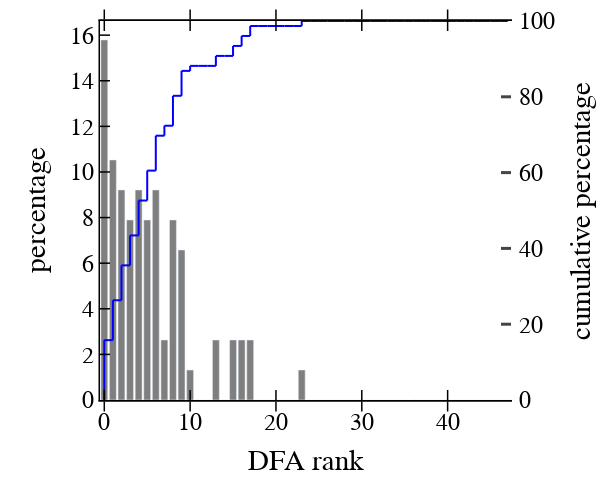

The cell this chart's notebook holds for it:
### Markdown cell above
##### DFA ranks

### Code cell
y = []
for ii in range(48):
    y += [len(df_sel[df_sel["ranks"] == ii])*100./len(df_sel)]
data = [go.Bar(x=list(range(48)),
               y=y, name='all', marker_color='rgba(0, 0, 0, 0.5)', showlegend=False),]
xs=list(range(48))
ys=[np.sum(y[:ii])*100./np.sum(y) for ii in xs]
for ii in range(47):
    data += [go.Scatter(x=[xs[ii], xs[ii]], y=[ys[ii], ys[ii+1]], mode='lines', yaxis="y2", line=dict(color='blue', width=2, dash='solid'), showlegend=False)]
    data += [go.Scatter(x=[xs[ii], xs[ii+1]], y=[ys[ii+1], ys[ii+1]], mode='lines', yaxis="y2", line=dict(color='blue', width=2, dash='solid'), showlegend=False)]
layout = go.Layout()
layout.update(glob_layout)
layout.legend.update(x=1, y=1, bgcolor="rgba(0,0,0,0)")
layout["xaxis"].update({'title': "DFA rank"})
layout["yaxis"].update({'title': "percentage", "mirror": False})
layout.update({"yaxis2": dict(
    title="cumulative percentage",
    titlefont=dict(color="black"),
    tickfont=dict(color="black"),
    anchor="free",
    overlaying="y",
    side="right",
    position=1,
    range=[0, 100],
    showgrid=True,  
    zeroline=True, 
    ticks="inside", 
    showline=True,
    tickwidth=3, 
    linewidth=3, 
    ticklen=10,
#     mirror=True,
)},)
layout.update(width=600, height=500, boxmode='group')
fig = dict(data=data, layout=layout)
iplot(fig)

### Figure 1 — Plotly figure (JSON) as saved in the notebook; plotly's stock layout.template omitted (floating-point values rounded to 4 significant figures)
{"data": [{"marker": {"color": "rgba(0, 0, 0, 0.5)"}, "name": "all", "showlegend": false, "type": "bar", "x": [0, 1, 2, 3, 4, 5, 6, 7, 8, 9, 10, 11, 12, 13, 14, 15, 16, 17, 18, 19, 20, 21, 22, 23, 24, 25, 26, 27, 28, 29, 30, 31, 32, 33, 34, 35, 36, 37, 38, 39, 40, 41, 42, 43, 44, 45, 46, 47], "y": [15.79, 10.53, 9.211, 7.895, 9.211, 7.895, 9.211, 2.632, 7.895, 6.579, 1.316, 0, 0, 2.632, 0, 2.632, 2.632, 2.632, 0, 0, 0, 0, 0, 1.316, 0, 0, 0, 0, 0, 0, 0, 0, 0, 0, 0, 0, 0, 0, 0, 0, 0, 0, 0, 0, 0, 0, 0, 0]}, {"line": {"color": "blue", "dash": "solid", "width": 2}, "mode": "lines", "showlegend": false, "type": "scatter", "x": [0, 0], "y": [0, 15.79], "yaxis": "y2"}, {"line": {"color": "blue", "dash": "solid", "width": 2}, "mode": "lines", "showlegend": false, "type": "scatter", "x": [0, 1], "y": [15.79, 15.79], "yaxis": "y2"}, {"line": {"color": "blue", "dash": "solid", "width": 2}, "mode": "lines", "showlegend": false, "type": "scatter", "x": [1, 1], "y": [15.79, 26.32], "yaxis": "y2"}, {"line": {"color": "blue", "dash": "solid", "width": 2}, "mode": "lines", "showlegend": false, "type": "scatter", "x": [1, 2], "y": [26.32, 26.32], "yaxis": "y2"}, {"line": {"color": "blue", "dash": "solid", "width": 2}, "mode": "lines", "showlegend": false, "type": "scatter", "x": [2, 2], "y": [26.32, 35.53], "yaxis": "y2"}, {"line": {"color": "blue", "dash": "solid", "width": 2}, "mode": "lines", "showlegend": false, "type": "scatter", "x": [2, 3], "y": [35.53, 35.53], "yaxis": "y2"}, {"line": {"color": "blue", "dash": "solid", "width": 2}, "mode": "lines", "showlegend": false, "type": "scatter", "x": [3, 3], "y": [35.53, 43.42], "yaxis": "y2"}, {"line": {"color": "blue", "dash": "solid", "width": 2}, "mode": "lines", "showlegend": false, "type": "scatter", "x": [3, 4], "y": [43.42, 43.42], "yaxis": "y2"}, {"line": {"color": "blue", "dash": "solid", "width": 2}, "mode": "lines", "showlegend": false, "type": "scatter", "x": [4, 4], "y": [43.42, 52.63], "yaxis": "y2"}, {"line": {"color": "blue", "dash": "solid", "width": 2}, "mode": "lines", "showlegend": false, "type": "scatter", "x": [4, 5], "y": [52.63, 52.63], "yaxis": "y2"}, {"line": {"color": "blue", "dash": "solid", "width": 2}, "mode": "lines", "showlegend": false, "type": "scatter", "x": [5, 5], "y": [52.63, 60.53], "yaxis": "y2"}, {"line": {"color": "blue", "dash": "solid", "width": 2}, "mode": "lines", "showlegend": false, "type": "scatter", "x": [5, 6], "y": [60.53, 60.53], "yaxis": "y2"}, {"line": {"color": "blue", "dash": "solid", "width": 2}, "mode": "lines", "showlegend": false, "type": "scatter", "x": [6, 6], "y": [60.53, 69.74], "yaxis": "y2"}, {"line": {"color": "blue", "dash": "solid", "width": 2}, "mode": "lines", "showlegend": false, "type": "scatter", "x": [6, 7], "y": [69.74, 69.74], "yaxis": "y2"}, {"line": {"color": "blue", "dash": "solid", "width": 2}, "mode": "lines", "showlegend": false, "type": "scatter", "x": [7, 7], "y": [69.74, 72.37], "yaxis": "y2"}, {"line": {"color": "blue", "dash": "solid", "width": 2}, "mode": "lines", "showlegend": false, "type": "scatter", "x": [7, 8], "y": [72.37, 72.37], "yaxis": "y2"}, {"line": {"color": "blue", "dash": "solid", "width": 2}, "mode": "lines", "showlegend": false, "type": "scatter", "x": [8, 8], "y": [72.37, 80.26], "yaxis": "y2"}, {"line": {"color": "blue", "dash": "solid", "width": 2}, "mode": "lines", "showlegend": false, "type": "scatter", "x": [8, 9], "y": [80.26, 80.26], "yaxis": "y2"}, {"line": {"color": "blue", "dash": "solid", "width": 2}, "mode": "lines", "showlegend": false, "type": "scatter", "x": [9, 9], "y": [80.26, 86.84], "yaxis": "y2"}, {"line": {"color": "blue", "dash": "solid", "width": 2}, "mode": "lines", "showlegend": false, "type": "scatter", "x": [9, 10], "y": [86.84, 86.84], "yaxis": "y2"}, {"line": {"color": "blue", "dash": "solid", "width": 2}, "mode": "lines", "showlegend": false, "type": "scatter", "x": [10, 10], "y": [86.84, 88.16], "yaxis": "y2"}, {"line": {"color": "blue", "dash": "solid", "width": 2}, "mode": "lines", "showlegend": false, "type": "scatter", "x": [10, 11], "y": [88.16, 88.16], "yaxis": "y2"}, {"line": {"color": "blue", "dash": "solid", "width": 2}, "mode": "lines", "showlegend": false, "type": "scatter", "x": [11, 11], "y": [88.16, 88.16], "yaxis": "y2"}, {"line": {"color": "blue", "dash": "solid", "width": 2}, "mode": "lines", "showlegend": false, "type": "scatter", "x": [11, 12], "y": [88.16, 88.16], "yaxis": "y2"}, {"line": {"color": "blue", "dash": "solid", "width": 2}, "mode": "lines", "showlegend": false, "type": "scatter", "x": [12, 12], "y": [88.16, 88.16], "yaxis": "y2"}, {"line": {"color": "blue", "dash": "solid", "width": 2}, "mode": "lines", "showlegend": false, "type": "scatter", "x": [12, 13], "y": [88.16, 88.16], "yaxis": "y2"}, {"line": {"color": "blue", "dash": "solid", "width": 2}, "mode": "lines", "showlegend": false, "type": "scatter", "x": [13, 13], "y": [88.16, 90.79], "yaxis": "y2"}, {"line": {"color": "blue", "dash": "solid", "width": 2}, "mode": "lines", "showlegend": false, "type": "scatter", "x": [13, 14], "y": [90.79, 90.79], "yaxis": "y2"}, {"line": {"color": "blue", "dash": "solid", "width": 2}, "mode": "lines", "showlegend": false, "type": "scatter", "x": [14, 14], "y": [90.79, 90.79], "yaxis": "y2"}, {"line": {"color": "blue", "dash": "solid", "width": 2}, "mode": "lines", "showlegend": false, "type": "scatter", "x": [14, 15], "y": [90.79, 90.79], "yaxis": "y2"}, {"line": {"color": "blue", "dash": "solid", "width": 2}, "mode": "lines", "showlegend": false, "type": "scatter", "x": [15, 15], "y": [90.79, 93.42], "yaxis": "y2"}, {"line": {"color": "blue", "dash": "solid", "width": 2}, "mode": "lines", "showlegend": false, "type": "scatter", "x": [15, 16], "y": [93.42, 93.42], "yaxis": "y2"}, {"line": {"color": "blue", "dash": "solid", "width": 2}, "mode": "lines", "showlegend": false, "type": "scatter", "x": [16, 16], "y": [93.42, 96.05], "yaxis": "y2"}, {"line": {"color": "blue", "dash": "solid", "width": 2}, "mode": "lines", "showlegend": false, "type": "scatter", "x": [16, 17], "y": [96.05, 96.05], "yaxis": "y2"}, {"line": {"color": "blue", "dash": "solid", "width": 2}, "mode": "lines", "showlegend": false, "type": "scatter", "x": [17, 17], "y": [96.05, 98.68], "yaxis": "y2"}, {"line": {"color": "blue", "dash": "solid", "width": 2}, "mode": "lines", "showlegend": false, "type": "scatter", "x": [17, 18], "y": [98.68, 98.68], "yaxis": "y2"}, {"line": {"color": "blue", "dash": "solid", "width": 2}, "mode": "lines", "showlegend": false, "type": "scatter", "x": [18, 18], "y": [98.68, 98.68], "yaxis": "y2"}, {"line": {"color": "blue", "dash": "solid", "width": 2}, "mode": "lines", "showlegend": false, "type": "scatter", "x": [18, 19], "y": [98.68, 98.68], "yaxis": "y2"}, {"line": {"color": "blue", "dash": "solid", "width": 2}, "mode": "lines", "showlegend": false, "type": "scatter", "x": [19, 19], "y": [98.68, 98.68], "yaxis": "y2"}, {"line": {"color": "blue", "dash": "solid", "width": 2}, "mode": "lines", "showlegend": false, "type": "scatter", "x": [19, 20], "y": [98.68, 98.68], "yaxis": "y2"}, {"line": {"color": "blue", "dash": "solid", "width": 2}, "mode": "lines", "showlegend": false, "type": "scatter", "x": [20, 20], "y": [98.68, 98.68], "yaxis": "y2"}, {"line": {"color": "blue", "dash": "solid", "width": 2}, "mode": "lines", "showlegend": false, "type": "scatter", "x": [20, 21], "y": [98.68, 98.68], "yaxis": "y2"}, {"line": {"color": "blue", "dash": "solid", "width": 2}, "mode": "lines", "showlegend": false, "type": "scatter", "x": [21, 21], "y": [98.68, 98.68], "yaxis": "y2"}, {"line": {"color": "blue", "dash": "solid", "width": 2}, "mode": "lines", "showlegend": false, "type": "scatter", "x": [21, 22], "y": [98.68, 98.68], "yaxis": "y2"}, {"line": {"color": "blue", "dash": "solid", "width": 2}, "mode": "lines", "showlegend": false, "type": "scatter", "x": [22, 22], "y": [98.68, 98.68], "yaxis": "y2"}, {"line": {"color": "blue", "dash": "solid", "width": 2}, "mode": "lines", "showlegend": false, "type": "scatter", "x": [22, 23], "y": [98.68, 98.68], "yaxis": "y2"}, {"line": {"color": "blue", "dash": "solid", "width": 2}, "mode": "lines", "showlegend": false, "type": "scatter", "x": [23, 23], "y": [98.68, 100], "yaxis": "y2"}, {"line": {"color": "blue", "dash": "solid", "width": 2}, "mode": "lines", "showlegend": false, "type": "scatter", "x": [23, 24], "y": [100, 100], "yaxis": "y2"}, {"line": {"color": "blue", "dash": "solid", "width": 2}, "mode": "lines", "showlegend": false, "type": "scatter", "x": [24, 24], "y": [100, 100], "yaxis": "y2"}, {"line": {"color": "blue", "dash": "solid", "width": 2}, "mode": "lines", "showlegend": false, "type": "scatter", "x": [24, 25], "y": [100, 100], "yaxis": "y2"}, {"line": {"color": "blue", "dash": "solid", "width": 2}, "mode": "lines", "showlegend": false, "type": "scatter", "x": [25, 25], "y": [100, 100], "yaxis": "y2"}, {"line": {"color": "blue", "dash": "solid", "width": 2}, "mode": "lines", "showlegend": false, "type": "scatter", "x": [25, 26], "y": [100, 100], "yaxis": "y2"}, {"line": {"color": "blue", "dash": "solid", "width": 2}, "mode": "lines", "showlegend": false, "type": "scatter", "x": [26, 26], "y": [100, 100], "yaxis": "y2"}, {"line": {"color": "blue", "dash": "solid", "width": 2}, "mode": "lines", "showlegend": false, "type": "scatter", "x": [26, 27], "y": [100, 100], "yaxis": "y2"}, {"line": {"color": "blue", "dash": "solid", "width": 2}, "mode": "lines", "showlegend": false, "type": "scatter", "x": [27, 27], "y": [100, 100], "yaxis": "y2"}, {"line": {"color": "blue", "dash": "solid", "width": 2}, "mode": "lines", "showlegend": false, "type": "scatter", "x": [27, 28], "y": [100, 100], "yaxis": "y2"}, {"line": {"color": "blue", "dash": "solid", "width": 2}, "mode": "lines", "showlegend": false, "type": "scatter", "x": [28, 28], "y": [100, 100], "yaxis": "y2"}, {"line": {"color": "blue", "dash": "solid", "width": 2}, "mode": "lines", "showlegend": false, "type": "scatter", "x": [28, 29], "y": [100, 100], "yaxis": "y2"}, {"line": {"color": "blue", "dash": "solid", "width": 2}, "mode": "lines", "showlegend": false, "type": "scatter", "x": [29, 29], "y": [100, 100], "yaxis": "y2"}, {"line": {"color": "blue", "dash": "solid", "width": 2}, "mode": "lines", "showlegend": false, "type": "scatter", "x": [29, 30], "y": [100, 100], "yaxis": "y2"}, {"line": {"color": "blue", "dash": "solid", "width": 2}, "mode": "lines", "showlegend": false, "type": "scatter", "x": [30, 30], "y": [100, 100], "yaxis": "y2"}, {"line": {"color": "blue", "dash": "solid", "width": 2}, "mode": "lines", "showlegend": false, "type": "scatter", "x": [30, 31], "y": [100, 100], "yaxis": "y2"}, {"line": {"color": "blue", "dash": "solid", "width": 2}, "mode": "lines", "showlegend": false, "type": "scatter", "x": [31, 31], "y": [100, 100], "yaxis": "y2"}, {"line": {"color": "blue", "dash": "solid", "width": 2}, "mode": "lines", "showlegend": false, "type": "scatter", "x": [31, 32], "y": [100, 100], "yaxis": "y2"}, {"line": {"color": "blue", "dash": "solid", "width": 2}, "mode": "lines", "showlegend": false, "type": "scatter", "x": [32, 32], "y": [100, 100], "yaxis": "y2"}, {"line": {"color": "blue", "dash": "solid", "width": 2}, "mode": "lines", "showlegend": false, "type": "scatter", "x": [32, 33], "y": [100, 100], "yaxis": "y2"}, {"line": {"color": "blue", "dash": "solid", "width": 2}, "mode": "lines", "showlegend": false, "type": "scatter", "x": [33, 33], "y": [100, 100], "yaxis": "y2"}, {"line": {"color": "blue", "dash": "solid", "width": 2}, "mode": "lines", "showlegend": false, "type": "scatter", "x": [33, 34], "y": [100, 100], "yaxis": "y2"}, {"line": {"color": "blue", "dash": "solid", "width": 2}, "mode": "lines", "showlegend": false, "type": "scatter", "x": [34, 34], "y": [100, 100], "yaxis": "y2"}, {"line": {"color": "blue", "dash": "solid", "width": 2}, "mode": "lines", "showlegend": false, "type": "scatter", "x": [34, 35], "y": [100, 100], "yaxis": "y2"}, {"line": {"color": "blue", "dash": "solid", "width": 2}, "mode": "lines", "showlegend": false, "type": "scatter", "x": [35, 35], "y": [100, 100], "yaxis": "y2"}, {"line": {"color": "blue", "dash": "solid", "width": 2}, "mode": "lines", "showlegend": false, "type": "scatter", "x": [35, 36], "y": [100, 100], "yaxis": "y2"}, {"line": {"color": "blue", "dash": "solid", "width": 2}, "mode": "lines", "showlegend": false, "type": "scatter", "x": [36, 36], "y": [100, 100], "yaxis": "y2"}, {"line": {"color": "blue", "dash": "solid", "width": 2}, "mode": "lines", "showlegend": false, "type": "scatter", "x": [36, 37], "y": [100, 100], "yaxis": "y2"}, {"line": {"color": "blue", "dash": "solid", "width": 2}, "mode": "lines", "showlegend": false, "type": "scatter", "x": [37, 37], "y": [100, 100], "yaxis": "y2"}, {"line": {"color": "blue", "dash": "solid", "width": 2}, "mode": "lines", "showlegend": false, "type": "scatter", "x": [37, 38], "y": [100, 100], "yaxis": "y2"}, {"line": {"color": "blue", "dash": "solid", "width": 2}, "mode": "lines", "showlegend": false, "type": "scatter", "x": [38, 38], "y": [100, 100], "yaxis": "y2"}, {"line": {"color": "blue", "dash": "solid", "width": 2}, "mode": "lines", "showlegend": false, "type": "scatter", "x": [38, 39], "y": [100, 100], "yaxis": "y2"}, {"line": {"color": "blue", "dash": "solid", "width": 2}, "mode": "lines", "showlegend": false, "type": "scatter", "x": [39, 39], "y": [100, 100], "yaxis": "y2"}, {"line": {"color": "blue", "dash": "solid", "width": 2}, "mode": "lines", "showlegend": false, "type": "scatter", "x": [39, 40], "y": [100, 100], "yaxis": "y2"}, {"line": {"color": "blue", "dash": "solid", "width": 2}, "mode": "lines", "showlegend": false, "type": "scatter", "x": [40, 40], "y": [100, 100], "yaxis": "y2"}, {"line": {"color": "blue", "dash": "solid", "width": 2}, "mode": "lines", "showlegend": false, "type": "scatter", "x": [40, 41], "y": [100, 100], "yaxis": "y2"}, {"line": {"color": "blue", "dash": "solid", "width": 2}, "mode": "lines", "showlegend": false, "type": "scatter", "x": [41, 41], "y": [100, 100], "yaxis": "y2"}, {"line": {"color": "blue", "dash": "solid", "width": 2}, "mode": "lines", "showlegend": false, "type": "scatter", "x": [41, 42], "y": [100, 100], "yaxis": "y2"}, {"line": {"color": "blue", "dash": "solid", "width": 2}, "mode": "lines", "showlegend": false, "type": "scatter", "x": [42, 42], "y": [100, 100], "yaxis": "y2"}, {"line": {"color": "blue", "dash": "solid", "width": 2}, "mode": "lines", "showlegend": false, "type": "scatter", "x": [42, 43], "y": [100, 100], "yaxis": "y2"}, {"line": {"color": "blue", "dash": "solid", "width": 2}, "mode": "lines", "showlegend": false, "type": "scatter", "x": [43, 43], "y": [100, 100], "yaxis": "y2"}, {"line": {"color": "blue", "dash": "solid", "width": 2}, "mode": "lines", "showlegend": false, "type": "scatter", "x": [43, 44], "y": [100, 100], "yaxis": "y2"}, {"line": {"color": "blue", "dash": "solid", "width": 2}, "mode": "lines", "showlegend": false, "type": "scatter", "x": [44, 44], "y": [100, 100], "yaxis": "y2"}, {"line": {"color": "blue", "dash": "solid", "width": 2}, "mode": "lines", "showlegend": false, "type": "scatter", "x": [44, 45], "y": [100, 100], "yaxis": "y2"}, {"line": {"color": "blue", "dash": "solid", "width": 2}, "mode": "lines", "showlegend": false, "type": "scatter", "x": [45, 45], "y": [100, 100], "yaxis": "y2"}, {"line": {"color": "blue", "dash": "solid", "width": 2}, "mode": "lines", "showlegend": false, "type": "scatter", "x": [45, 46], "y": [100, 100], "yaxis": "y2"}, {"line": {"color": "blue", "dash": "solid", "width": 2}, "mode": "lines", "showlegend": false, "type": "scatter", "x": [46, 46], "y": [100, 100], "yaxis": "y2"}, {"line": {"color": "blue", "dash": "solid", "width": 2}, "mode": "lines", "showlegend": false, "type": "scatter", "x": [46, 47], "y": [100, 100], "yaxis": "y2"}], "layout": {"boxmode": "group", "font": {"color": "black", "family": "Helvetica", "size": 24}, "height": 500, "legend": {"bgcolor": "rgba(0,0,0,0)", "orientation": "v", "x": 1, "y": 1}, "margin": {"b": 100, "l": 100, "r": 10, "t": 10}, "paper_bgcolor": "rgba(255,255,255,100)", "plot_bgcolor": "white", "width": 600, "xaxis": {"color": "black", "linecolor": "black", "linewidth": 1.5, "mirror": "allticks", "showgrid": false, "showline": true, "ticklen": 10, "ticks": "inside", "tickwidth": 1.5, "title": {"text": "DFA rank"}, "zeroline": false}, "yaxis": {"color": "black", "linecolor": "black", "linewidth": 1.5, "mirror": false, "showgrid": false, "showline": true, "ticklen": 10, "ticks": "inside", "tickwidth": 1.5, "title": {"text": "percentage"}, "zeroline": false}, "yaxis2": {"anchor": "free", "linewidth": 3, "overlaying": "y", "position": 1, "range": [0, 100], "showgrid": true, "showline": true, "side": "right", "tickfont": {"color": "black"}, "ticklen": 10, "ticks": "inside", "tickwidth": 3, "title": {"font": {"color": "black"}, "text": "cumulative percentage"}, "zeroline": true}}}
